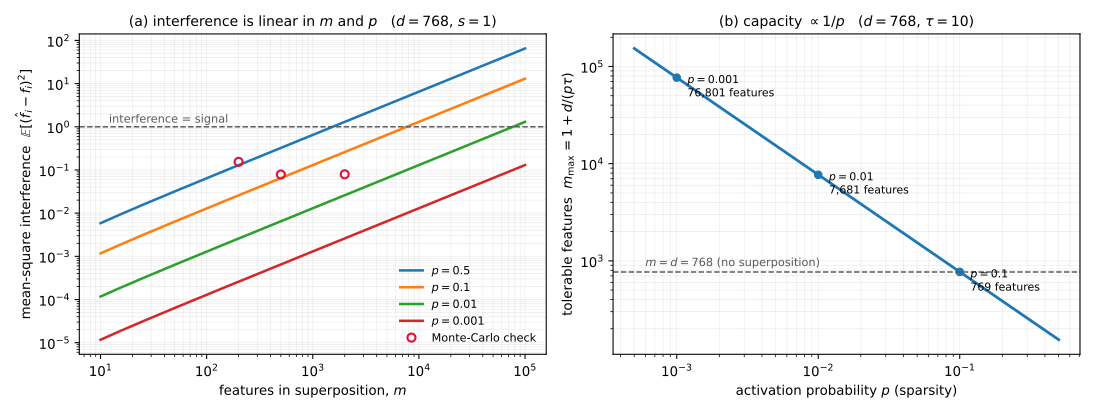

Reproduce this figure in Python.
"""Appendix B: why superposition is only worth it when features are sparse.

Two panels. Deterministic: closed forms plus one seeded Monte-Carlo validation
(numpy.random.default_rng(0)); no wall-clock, no unseeded randomness.

THE SETUP (derived in appendix B, not assumed here). A residual stream
x in R^d carries m >> d features, each feature i given a unit direction d_i and a
scalar activation f_i:

    x = sum_i f_i d_i

Read feature i back out with its own direction as the probe:

    fhat_i = d_i^T x = f_i + sum_{j != i} (d_i . d_j) f_j
                       ^^^^   ^^^^^^^^^^^^^^^^^^^^^^^^^^
                       signal          interference

(left, ANALYTICAL + VALIDATED) The interference term is what superposition costs.
For random unit directions in R^d, E[d_i . d_j] = 0 and E[(d_i . d_j)^2] = 1/d.
If each feature is active independently with probability p and has typical squared
magnitude s when active, the mean-square interference is

    E[(fhat_i - f_i)^2] = sum_{j != i} E[(d_i . d_j)^2] E[f_j^2] = (m-1)/d * p * s

which is LINEAR in the feature count m and in the activation probability p. The
curve is that closed form; the markers are a seeded Monte-Carlo check at three
(d, m, p) points. Measured ratios of empirical to predicted, as emitted by THIS
script: 0.992, 1.007, 1.017 -- i.e. the closed form is exact to Monte-Carlo
noise, which is why the survey states it as an equality rather than an
approximation. (These ratios are stream-dependent: the same three points run as
three separate seeded programs give 0.992, 0.994, 1.021. The agreement is the
claim; the third digit is not.)

(right, ANALYTICAL) The capacity consequence. Demand a signal-to-interference
ratio of at least tau, i.e. s / [(m-1) p s / d] >= tau. The s cancels -- the
tolerable feature count does not depend on how large activations are -- leaving

    m_max = 1 + d / (p * tau)

So capacity is INVERSELY PROPORTIONAL TO SPARSITY, and independent of feature
magnitude. At d = 768 and tau = 10: p = 0.1 gives 769 features, p = 0.01 gives
7681, p = 0.001 gives 76801. This is the quantitative form of "superposition is
worth it only when features are sparse": the same geometry that is ruinous at
p = 0.5 buys two orders of magnitude of extra capacity at p = 0.005.

Both panels are properties of the GEOMETRY (random near-orthogonal directions in
finite dimension), not of any trained model -- no model was run, and none is
claimed. The operating conditions disclosed in the caption are the parameters of
the closed form, and d = 768 is used only because it is GPT-2-small's residual
width, to keep the numbers recognizable.

Outputs:
  appendix-b-superposition-capacity.svg
  appendix-b-superposition-capacity.json
"""
import json
import pathlib

import matplotlib
matplotlib.use("Agg")
import matplotlib.pyplot as plt
import numpy as np

HERE = pathlib.Path(__file__).resolve().parent
STEM = "appendix-b-superposition-capacity"

D_MODEL = 768          # GPT-2 small residual width, for recognizable numbers
S = 1.0                # typical squared magnitude of an active feature
TAU = 10.0             # required signal-to-interference ratio in panel (right)
SPARSITIES = [0.5, 0.1, 0.01, 0.001]

# ---------------------------------------------------------------- panel (left)
m_grid = np.logspace(1, 5, 300)                       # 10 .. 100_000 features


def interference(m, d, p, s=S):
    """Mean-square interference E[(fhat_i - f_i)^2] = (m-1) p s / d."""
    return (m - 1.0) * p * s / d


# seeded Monte-Carlo validation of the closed form at three operating points
def mc_interference(d, m, p, trials=4000, seed=0):
    rng = np.random.default_rng(seed)
    acc = 0.0
    for _ in range(trials):
        dirs = rng.normal(size=(m, d))
        dirs /= np.linalg.norm(dirs, axis=1, keepdims=True)
        active = rng.random(m) < p
        f = np.where(active, rng.normal(size=m), 0.0)   # E[f^2 | active] = 1 = S
        x = dirs.T @ f
        acc += (dirs[0] @ x - f[0]) ** 2
    return acc / trials


MC_POINTS = [(64, 200, 0.05), (128, 500, 0.02), (256, 2000, 0.01)]
mc = [(d, m, p, mc_interference(d, m, p), interference(m, d, p)) for d, m, p in MC_POINTS]

# --------------------------------------------------------------- panel (right)
p_grid = np.logspace(-3.3, -0.3, 300)                  # 0.0005 .. 0.5


def capacity(d, p, tau=TAU):
    """m_max = 1 + d / (p tau)  -- features tolerable at SNR >= tau."""
    return 1.0 + d / (p * tau)


# ------------------------------------------------------------------ rendering
fig, (axL, axR) = plt.subplots(1, 2, figsize=(11.4, 4.3))

for p in SPARSITIES:
    axL.loglog(m_grid, interference(m_grid, D_MODEL, p), lw=1.9,
               label=f"$p={p:g}$")
axL.axhline(S, color="0.35", ls="--", lw=1.1)
axL.text(12, S * 1.25, "interference = signal", color="0.35", fontsize=8.5)
for d, m, p, emp, pred in mc:
    axL.plot([m], [emp], marker="o", ms=6, mfc="none", mec="crimson", mew=1.6, ls="none")
axL.plot([], [], marker="o", ms=6, mfc="none", mec="crimson", mew=1.6, ls="none",
         label="Monte-Carlo check")
axL.set_xlabel("features in superposition, $m$")
axL.set_ylabel(r"mean-square interference  $\mathbb{E}[(\hat f_i-f_i)^2]$")
axL.set_title(f"(a) interference is linear in $m$ and $p$   ($d={D_MODEL}$, $s=1$)", fontsize=10.5)
axL.legend(fontsize=8.4, frameon=False, loc="lower right")
axL.grid(alpha=.25, which="both", lw=.5)

axR.loglog(p_grid, capacity(D_MODEL, p_grid), lw=2.1, color="#1f77b4")
for p in [0.1, 0.01, 0.001]:
    m = capacity(D_MODEL, p)
    axR.plot([p], [m], "o", ms=5.5, color="#1f77b4")
    axR.annotate(f"$p={p:g}$\n{m:,.0f} features", (p, m), textcoords="offset points",
                 xytext=(8, -14), fontsize=8.2)
axR.axhline(D_MODEL, color="0.35", ls="--", lw=1.1)
axR.text(6e-4, D_MODEL * 1.15, f"$m=d={D_MODEL}$ (no superposition)", color="0.35", fontsize=8.5)
axR.set_xlabel("activation probability $p$ (sparsity)")
axR.set_ylabel(r"tolerable features  $m_{\max}=1+d/(p\tau)$")
axR.set_title(rf"(b) capacity $\propto 1/p$   ($d={D_MODEL}$, $\tau={TAU:g}$)", fontsize=10.5)
axR.grid(alpha=.25, which="both", lw=.5)

fig.tight_layout()
fig.savefig(HERE / f"{STEM}.svg")

# ------------------------------------------------------------------- sidecar
data = {
    "constants": {"d_model": D_MODEL, "s_typical_squared_magnitude": S,
                  "tau_required_snr": TAU, "rng_seed": 0, "mc_trials": 4000},
    "closed_forms": {
        "interference": "E[(fhat_i - f_i)^2] = (m-1) * p * s / d",
        "capacity": "m_max = 1 + d / (p * tau)",
        "note": "s cancels in the capacity form: tolerable feature count is independent of activation magnitude",
    },
    "monte_carlo_validation": [
        {"d": d, "m": m, "p": p, "empirical": round(emp, 6),
         "predicted": round(pred, 6), "ratio": round(emp / pred, 4)}
        for d, m, p, emp, pred in mc
    ],
    "capacity_points": {f"p={p:g}": round(capacity(D_MODEL, p), 1) for p in SPARSITIES},
}
(HERE / f"{STEM}.json").write_text(json.dumps(data, indent=1) + "\n", encoding="utf-8")

print(f"wrote {STEM}.svg / .json")
for d, m, p, emp, pred in mc:
    print(f"  MC d={d} m={m} p={p}: empirical={emp:.4f} predicted={pred:.4f} ratio={emp/pred:.3f}")
for p in SPARSITIES:
    print(f"  capacity at p={p:g}: {capacity(D_MODEL, p):,.0f} features")
